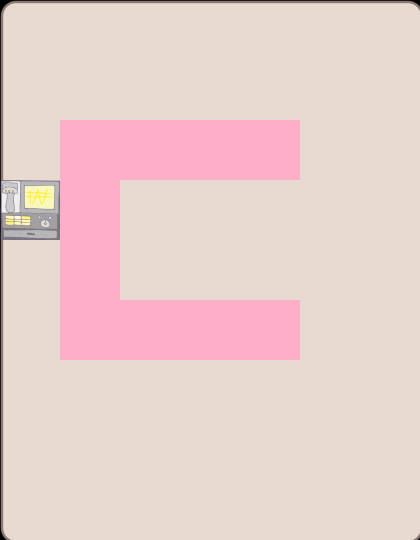

Tiled map render using the project's own tile images. Description and the map definition, with tile-layer contents summarised, below:
An orthogonal 7x9 tile map with 60x60 px tiles, 3 tile layers (background, wall, Items), 3 tilesets and 11 objects (item1, item3, item4, item2, food1, ...).

<map version="1.0" orientation="orthogonal" width="7" height="9" tilewidth="60" tileheight="60">
 <tileset firstgid="1" name="wall" tilewidth="60" tileheight="60">
  <image source="wall.png" width="120" height="120" />
 </tileset>
 <tileset firstgid="5" name="background1" tilewidth="60" tileheight="60">
  <image source="background1.png" width="424" height="544" />
 </tileset>
 <tileset firstgid="68" source="metaset1.tsx" />
 <layer name="background" width="7" height="9">
  <data>[63 cells, 63 non-empty, 63 distinct tile ids]</data>
 </layer>
 <layer name="wall" width="7" height="9">
  <data>[63 cells, 11 non-empty, 4 distinct tile ids]</data>
 </layer>
 <layer name="Items" width="7" height="9">
  <data>[63 cells, 10 non-empty, 1 distinct tile ids]</data>
 </layer>
 <objectgroup name="items" width="7" height="9">
  <object name="item1" x="121" y="363" width="56" height="56" />
  <object name="item3" x="242" y="361" width="58" height="57" />
  <object name="item4" x="302" y="360" width="59" height="59" />
  <object name="item2" x="181" y="361" width="58" height="56" />
 </objectgroup>
 <objectgroup name="foods" width="7" height="9">
  <object name="food1" x="360" y="3" width="57" height="55" />
  <object name="food4" x="62" y="362" width="54" height="55" />
  <object name="food5" x="241" y="421" width="55" height="58" />
  <object name="food2" x="182" y="62" width="57" height="56" />
  <object name="food3" x="183" y="242" width="57" height="56" />
 </objectgroup>
 <objectgroup name="object" width="7" height="9">
  <object name="character" x="365" y="243" width="48" height="51" />
 </objectgroup>
 <objectgroup name="endPoint" width="7" height="9">
  <object name="counter" x="1" y="186" width="52" height="48" />
 </objectgroup>
</map>
